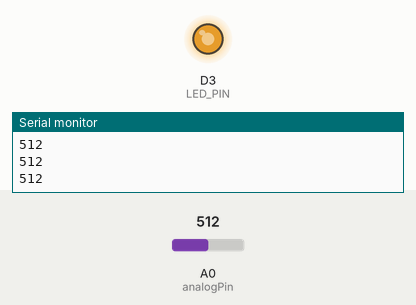
The sketch below on a simulated ESP8266 (NodeMCU). Shown: output pins drawn as LEDs (lit = HIGH), the last lines printed to the serial monitor. Inputs (shaded band) come from the test bench; at power-on: A0 (analogPin) = 512.

Above: at 1.2 s.
1.3 s: A0 (analogPin) set to 716
At 2.2 s:
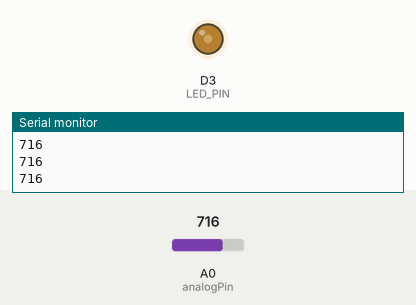
2.8 s: A0 (analogPin) set to 900
At 3.7 s:
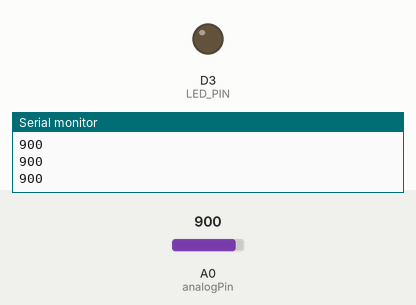
4.3 s: A0 (analogPin) set to 511
At 5.1 s:
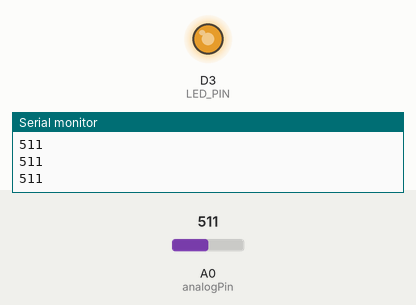
5.8 s: A0 (analogPin) set to 1023
At 6.5 s:
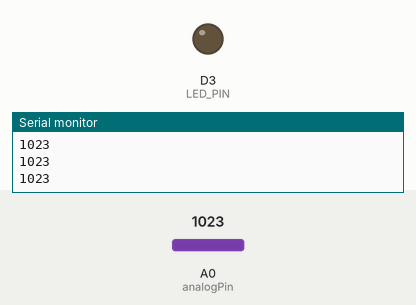
Timing chart, 0 to 8.3 s (numbered marks = the images above; inputs shaded):
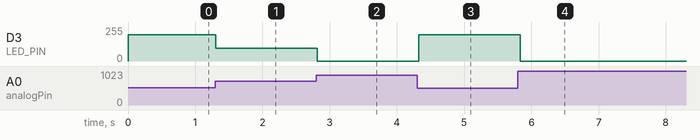

Measured:
- after the input at 1.3 s, D3 (LED_PIN): 198/255 → 94/255 at once
- after the input at 2.8 s, D3 (LED_PIN): 94/255 → 0/255 at once
- after the input at 4.3 s, D3 (LED_PIN): 0/255 → 198/255 at once
- after the input at 5.8 s, D3 (LED_PIN): 198/255 → 0/255 at once

The sketch:

10.screen_Light.ino
```cpp
#define analogPin A0
#define LED_PIN D3

void setup() {
  // put your setup code here, to run once:
  Serial.begin(9600);
}

void loop() {
  Serial.println(analogRead(analogPin));
  analogWrite(LED_PIN, map(analogRead(analogPin), 400, 900, 255, 0));
  delay(50);
}
```
